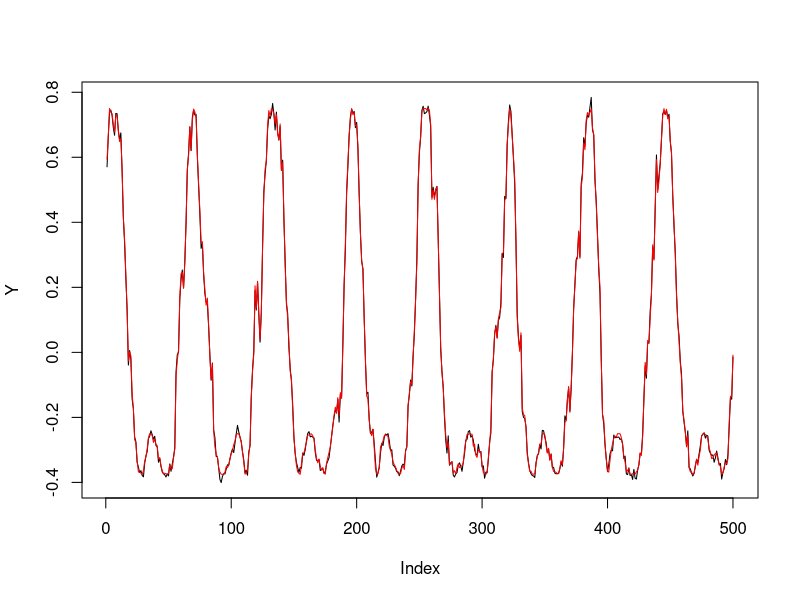

Reproduce this figure in R.
## ---- chunk 1
# parameters
A <- 1 / 2
B <- -1 / 4
b <- 1
a <- 0.1
beta <- 0.05
sigma <- 0.1
omega <- 0.01
delta <- 1
psi <- exp(-delta * beta)
gamma <- sigma / sqrt(2 * beta) * sqrt(1 - psi^2)

n <- 500
x <- 1:n

# functions
g <- function(xi.arg, a.arg = a) {
  a.arg * x + xi.arg
}
f <- function(xi.arg, A.arg = A, B.arg = B, a.arg = a, b.arg = b) {
  A.arg * sin(g(xi.arg, a.arg) + b.arg) +
    B.arg * sin(2 * g(xi.arg, a.arg) + 2 * b.arg + pi / 2)
}
rxi <- function(xi.arg = rep(0, n), psi.arg = psi, gamma.arg = gamma) {
  for (i in 2:length(xi.arg)) {
    xi.arg[[i]] <- xi.arg[[i - 1]] * psi.arg + rnorm(1, 0, gamma.arg)
  }
  return(xi.arg)
}

xi <- rxi(rep(0, n))
Y <- f(xi) + rnorm(n, 0, omega)
## ---- chunk 2
A.B.max <- max(Y) + omega
A.c <- runif(1, -A.B.max, A.B.max)
B.c <- runif(1, -A.B.max, A.B.max)
b.max <- 2
b.c <- runif(1, 0, b.max)

ssp <- spectrum(Y, plot = FALSE)
a.c <- 2 * pi * ssp$freq[[which.max(ssp$spec)]]

f.min <- function(A, B, a, b) {
  return(f(xi, A.arg = A, B.arg = B, a.arg = a, b.arg = b))
}
phi.nls <- nls(Y ~ f.min(A, B, a, b),
               start = list(A = A.c, B = B.c, a = a.c, b = b.c),
               control = nls.control(warnOnly = TRUE))
c <- coef(phi.nls)

print(c)

plot(Y, type = "l")
lines(f(xi, A.arg = c[["A"]], B.arg = c[["B"]], a.arg = c[["a"]], b.arg = c[["b"]]),
      type = "l", col = "red")
